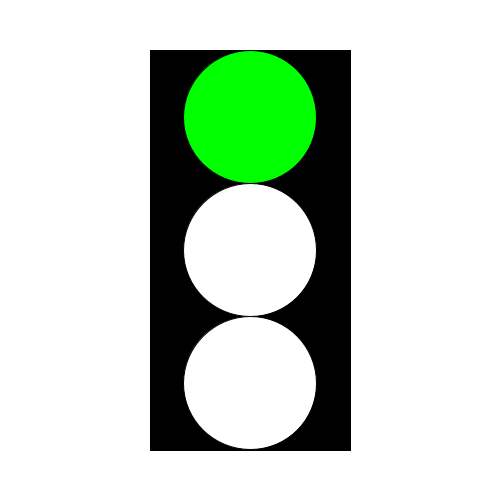
Frame 1 (no input)
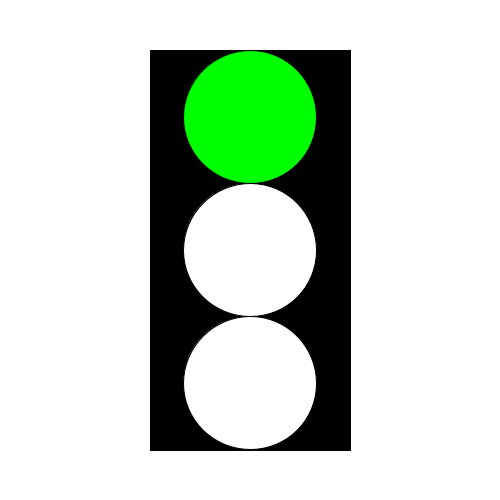
Frame 60 (the mouse pressed at the canvas centre just before this capture)
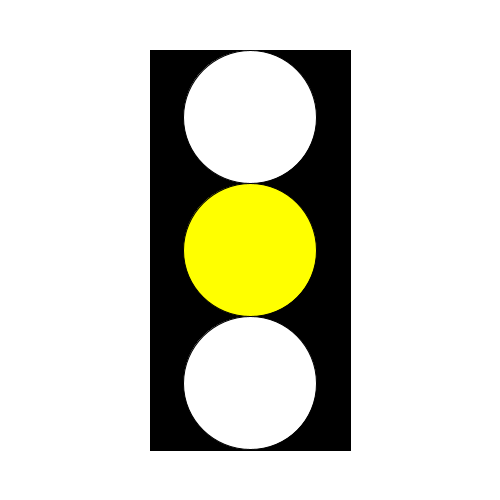
Frame 120 (the mouse held since frame 60 and released just before this capture)

The Processing sketch that drew these frames (run headless with seeded random() and noise(); from frame 60 on, the mouse is pressed at the canvas centre):

// Processing sketch: TaskSix
// ── TaskSix.pde
int yellow = color(255,255,0);
int red = color(255,0,0);
int green = color(0,255,0);
int off = color(255);
int light1 = off;
int light2 = off;
int light3 = off;
int rectX;
int rectY;


void setup() {
    background(255);
    fill(0);
    rectMode(CENTER);
    rectX = width/2;
    rectY = height/2;
    size(500,500);
    rect(rectX, rectY, 200, 400);
}

void draw() {
    fill(255);
    rectX = width/2;
    rectY = height/2;
    // Switch light every 100th frame
    switch (frameCount%300) {
        case 1:
            light1 = green;
            light2 = off;
            light3 = off;
        break;	
        case 100:
            light2 = yellow;
            light1 = off;
            light3 = off;            
        break;	
        case 200:
            light3 = red;
            light1 = off;
            light2 = off;  
        break;
        
    }
    // Draw ellipses
    fill(light2);
    ellipse(rectX, rectY, 400/3, 400/3);
    fill(light1);
    ellipse(rectX, rectY-(400/3), 400/3, 400/3);
    fill(light3);
    ellipse(rectX, rectY+(400/3), 400/3, 400/3);
}
